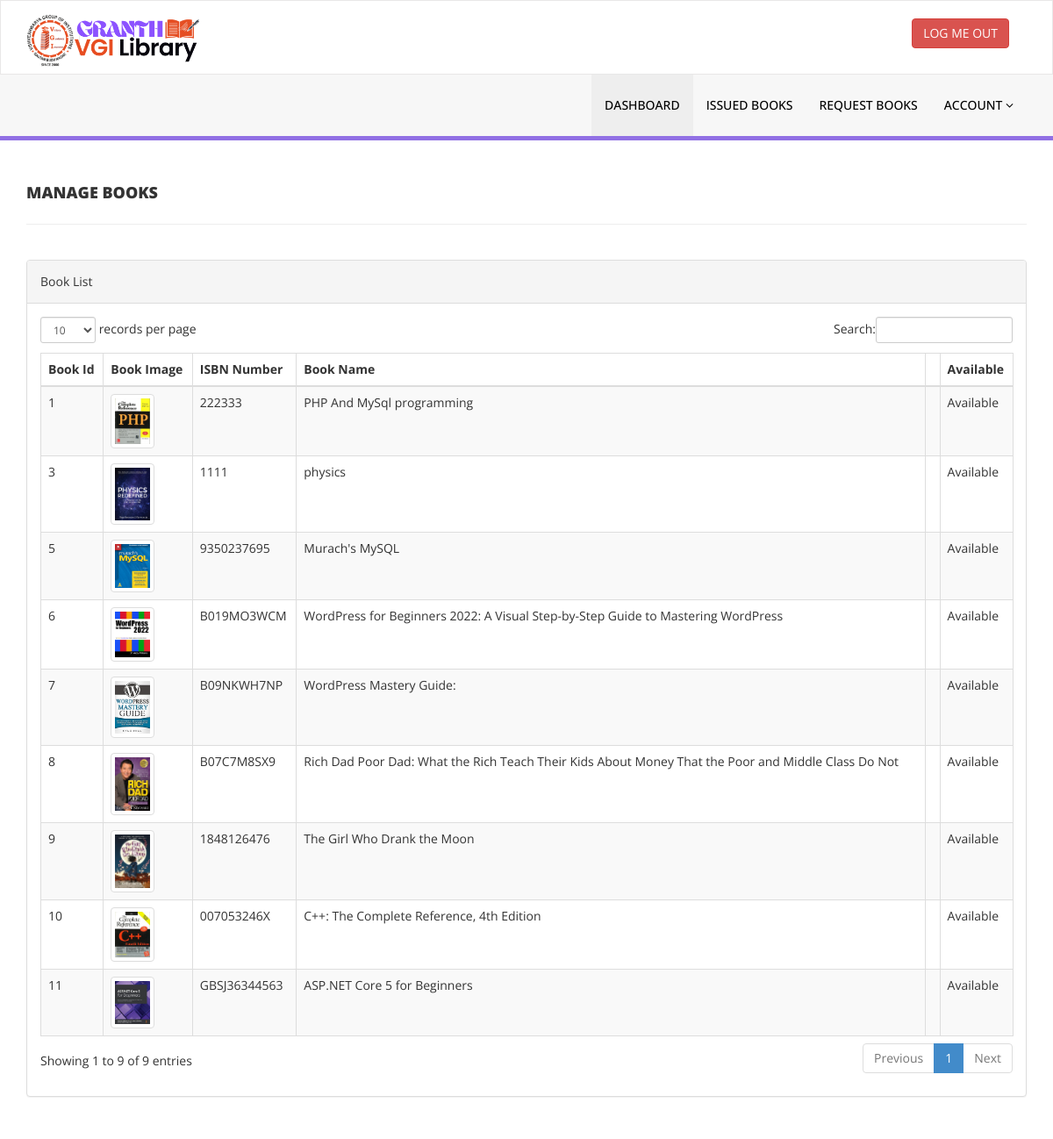
/library/listed-books.php (signed in), run on the app's committed database.
### tables this page shows
CREATE TABLE `tblbooks` (
  `id` int(11) NOT NULL,
  `BookName` varchar(255) DEFAULT NULL,
  `CatId` int(11) DEFAULT NULL,
  `AuthorId` int(11) DEFAULT NULL,
  `ISBNNumber` varchar(25) DEFAULT NULL,
  `bookImage` longblob NOT NULL,
  `RegDate` timestamp NULL DEFAULT current_timestamp(),
  `UpdationDate` timestamp NULL DEFAULT NULL ON UPDATE current_timestamp()
);

### library/listed-books.php (the view, shortened to what this page needs)
<?php
include('includes/config.php');
if (strlen($_SESSION['login']) == 0) {
  header('location:http://localhost/Library/library/homepage/index.php');
} else { ?>
<!DOCTYPE html>
<html xmlns="http://www.w3.org/1999/xhtml">
<head>
  <link href="assets/css/bootstrap.css" rel="stylesheet" />
  <link href="assets/css/font-awesome.css" rel="stylesheet" />
  <link href="assets/js/dataTables/dataTables.bootstrap.css" rel="stylesheet" />
  <link href="assets/css/style.css" rel="stylesheet" />
</head>
<body>
  <?php include('includes/header.php');
  include_once '../Admin.php'; ?>
  <div class="content-wrapper">
    <div class="container">
      <div class="row pad-botm">
        <div class="col-md-12">
          <h4 class="header-line">Manage books</h4>
        </div>
      </div>
      <div class="row">
        <div class="col-md-12">
          <div class="panel panel-default">
            <div class="panel-heading">
              Book List
            </div>
            <div class="panel-body">
              <div class="table-responsive">
                <table class="table table-striped table-bordered table-hover" id="dataTables-example">
                  <thead>
                    <tr>
                      <th>Book Id </th>
                      <th>Book Image</th>
                      <th>ISBN Number</th>
                      <th>Book Name</th>
                      <th></th>
                      <th>Available</th>
                    </tr>
                  </thead>
                  <tbody>
<?php $sql = "select id,bookImage,ISBNNumber,BookName from tblbooks b,tblbookstocks a where b.id =  a.bookid";
$query = $dbh -> prepare($sql);
$query->execute();
$results=$query->fetchAll(PDO::FETCH_OBJ);
if($query->rowCount() > 0)
{
   foreach($results as $result)
   {               ?>
                                        <tr class="odd gradeX">
                                            <td class="center"><?php echo htmlentities($result->id);?></td>
                                            <td class="center"><img src='admin/bookimg/<?php echo htmlentities($result->bookImage);?>' height=50 width=50 class='img-thumbnail'></td>
                                            <td class="center"><?php echo htmlentities($result->ISBNNumber);?></td>
                                            <td class="center"><?php echo htmlentities($result->BookName);?></td>
                                            <td></td>
                                            <td class="center"><?php echo "Available"; ?></td>
<?php
   }
}
?>
</body>
</html>
<?php }  ?>

### library/includes/header.php (shortened to what this page needs)
<div class="navbar navbar-inverse set-radius-zero" >
        <div class="container">
            <div class="navbar-header">
                <a class="navbar-brand" >
                    <img class= "logo_img" src="assets/img/GRANTH.png" />
                </a>
            </div>
<?php if($_SESSION['login'])
{
?>
            <div class="right-div">
                <a href="logout.php" class="btn btn-danger pull-right">LOG ME OUT</a>
            </div>
            <?php }?>
        </div>
    </div>
<?php if($_SESSION['login'])
{
?>
<section class="menu-section">
        <div class="container">
            <div class="row ">
                <div class="col-md-12">
                    <div class="navbar-collapse collapse ">
                        <ul id="menu-top" class="nav navbar-nav navbar-right">
                            <li><a href="dashboard.php" class="menu-top-active">DASHBOARD</a></li>
                            <li><a href="issued-books.php">Issued Books</a></li>
                            <li><a href="book_request.php">Request Books</a></li>
                             <li>
                                <a href="#" class="dropdown-toggle" id="ddlmenuItem" data-toggle="dropdown"> Account <i class="fa fa-angle-down"></i></a>
                            </li>
                        </ul>
                    </div>
                </div>
            </div>
        </div>
    </section>
    <?php } else {
   header("location : http://localhost/php_programs/Library/library/homepage/index.php" ) ;
    } ?>

### library/assets/css/style.css (style rules this page uses)
.set-radius-zero { border-radius:0px; -moz-border-radius:0px; -webkit-border-radius:0px; }
.content-wrapper { margin-top: 40px; min-height:800px; padding-bottom:90px; }
.header-line { font-weight:900; padding-bottom:25px; border-bottom:1px solid #eeeeee; text-transform:uppercase; }
.pad-botm { padding-bottom:30px; }
.right-div { float: right; padding: 20px; }
#menu-top a { color:#000; text-decoration:none; font-weight:500; padding: 25px 15px 25px 15px; text-transform:uppercase; }
.menu-section { background-color: #f7f7f7; border-bottom:5px solid #9170E4; width:100% }
.menu-top-active { background-color:#eeeeee; }
.navbar-inverse { background-color: #FFF; border-color: rgba(155, 153, 153, 0.23); }
.navbar { min-height: 85px; margin-bottom: 0px; }
.logo_img { height: 60px; }

### data on the page
tblbooks: id "1", bookImage (picture), ISBNNumber "222333", BookName "PHP And MySql programming"
tblbooks: id "3", bookImage (picture), ISBNNumber "1111", BookName "physics"
tblbooks: id "5", bookImage (picture), ISBNNumber "9350237695", BookName "Murach's MySQL"
tblbooks: id "6", bookImage (picture), ISBNNumber "B019MO3WCM", BookName "WordPress for Beginners 2022: A Visual Step-by-Step Guide to Mastering WordPress"
tblbooks: id "7", bookImage (picture), ISBNNumber "B09NKWH7NP", BookName "WordPress Mastery Guide:"
tblbooks: id "8", bookImage (picture), ISBNNumber "B07C7M8SX9", BookName "Rich Dad Poor Dad: What the Rich Teach Their Kids About Money That the Poor and Middle Class Do Not"
tblbooks: id "9", bookImage (picture), ISBNNumber "1848126476", BookName "The Girl Who Drank the Moon"
tblbooks: id "10", bookImage (picture), ISBNNumber "007053246X", BookName "C++: The Complete Reference, 4th Edition"
tblbooks: id "11", bookImage (picture), ISBNNumber "GBSJ36344563", BookName "ASP.NET Core 5 for Beginners"
